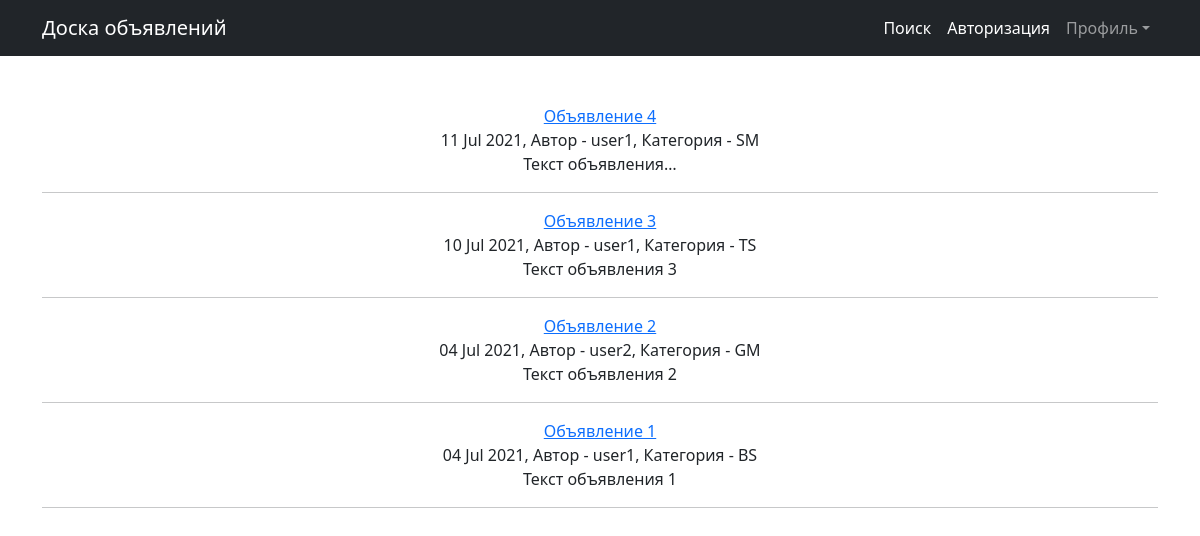
The page / on the database its author committed.
### boardapp/models.py (models this page shows, shortened)
class Advert(models.Model):
    TANKS = 'TS'
    HEALERS = 'HS'
    DAMAGE_DEALERS = 'DD'
    MERCHANTS = 'MS'
    GILD_MASTERS = 'GM'
    QUEST_GIVERS = 'QG'
    BLACKSMITHS = 'BS'
    LEATHERWORKERS = 'LW'
    POTION_MAKERS = 'PM'
    SPELLS_MASTERS = 'SM'
    CATEGORY_CHOICES = [
        (TANKS, 'Танки'),
        (HEALERS, 'Хилы'),
        (DAMAGE_DEALERS, 'ДД'),
        (MERCHANTS, 'Торговцы'),
        (GILD_MASTERS, 'Гилдмастеры'),
        (QUEST_GIVERS, 'Квестгиверы'),
        (BLACKSMITHS, 'Кузнецы'),
        (LEATHERWORKERS, 'Кожевники'),
        (POTION_MAKERS, 'Зельевары'),
        (SPELLS_MASTERS, 'Мастера заклинаний'),
    ]
    author = models.ForeignKey(CUser, on_delete=models.CASCADE,
                               verbose_name='Автор', blank=True, null=True)
    title = models.CharField(max_length=255, verbose_name='Заголовок')
    content = models.TextField(verbose_name='Содержание')
    category = models.CharField(max_length=20, choices=CATEGORY_CHOICES,
                                default=TANKS, verbose_name='Категория')
    datetime = models.DateTimeField(auto_now_add=True)
    post_rating = models.IntegerField(default=0)

class CUser(models.Model):
    cuser = models.OneToOneField(User, on_delete=models.CASCADE)
    rating = models.IntegerField(default=0)

### boardapp/views.py (the view)
# urls.py: path('', AdvertsListView.as_view(), name='adverts_list'),
class AdvertsListView(ListView):
    model = Advert
    template_name = 'adverts_list.html'
    context_object_name = 'adverts'
    queryset = Advert.objects.order_by('-datetime')

### boardapp/templates/adverts_list.html (shortened to what this page needs)
{% extends 'flatpages/default.html' %}
{% block content %}
{% for advert in adverts %}
    <a href="{% url 'advert_detail' advert.id %}">{{ advert.title }}</a><br>
    {{ advert.datetime|date:'d M Y' }}, Автор - {{ advert.author.cuser.username }}, Категория - {{ advert.category }}<br>
    {{ advert.content|truncatechars:20|safe }}<br>
    <hr />
{% endfor %}
{% endblock content %}

### boardapp/templates/flatpages/default.html (shortened to what this page needs)
{% load static %}
<!DOCTYPE html>
<html lang="en">
    <head>
        <link href="{% static 'css/styles.css' %}" rel="stylesheet" />
    </head>
    <body>
        <nav class="navbar navbar-expand-lg navbar-dark bg-dark">
            <div class="container">
                <a class="navbar-brand" href="/">Доска объявлений</a>
                <div class="collapse navbar-collapse" id="navbarSupportedContent">
                    <ul class="navbar-nav ms-auto mb-2 mb-lg-0">
                        <li class="nav-item"><a class="nav-link active" aria-current="page" href="/search">Поиск</a></li>
                        {% if not user.is_authenticated %}
                            <li class="nav-item"><a class="nav-link active" href="/accounts/login/">Авторизация</a></li>
                        {% endif %}
                        <li class="nav-item dropdown">
                            <a class="nav-link dropdown-toggle" id="navbarDropdown" href="#" role="button" data-bs-toggle="dropdown" aria-expanded="false">Профиль</a>
                        </li>
                    </ul>
                </div>
            </div>
        </nav>
        <div class="container">
            <div class="text-center mt-5">
                {% block content %}{% endblock content %}
            </div>
        </div>
    </body>
</html>

### rows shown on the page
Advert: title "Объявление 4", datetime "11 Jul 2021", author.cuser.username "user1", category "SM", content "Текст объявления…"
Advert: title "Объявление 3", datetime "10 Jul 2021", author.cuser.username "user1", category "TS", content "Текст объявления 3"
Advert: title "Объявление 2", datetime "04 Jul 2021", author.cuser.username "user2", category "GM", content "Текст объявления 2"
Advert: title "Объявление 1", datetime "04 Jul 2021", author.cuser.username "user1", category "BS", content "Текст объявления 1"
